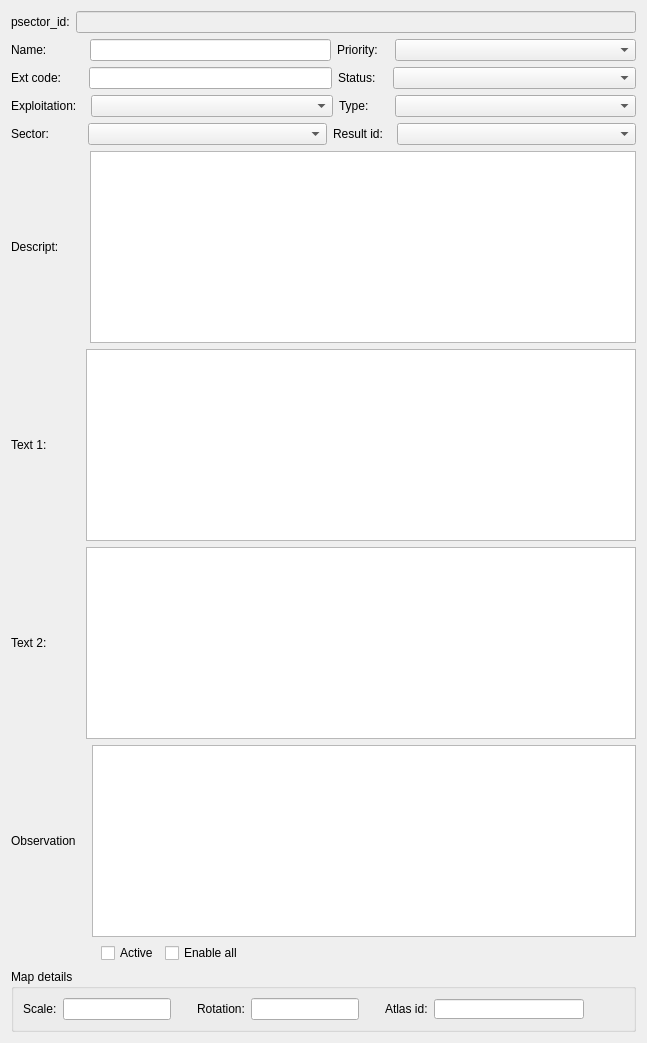
     <widget class="QWidget" name="General">
      <attribute name="title">
       <string>General</string>
      </attribute>
      <layout class="QVBoxLayout" name="verticalLayout_3">
       <item>
        <layout class="QHBoxLayout" name="horizontalLayout_10">
         <item>
          <widget class="QLabel" name="lbl_psector_id">
           <property name="text">
            <string>psector_id:</string>
           </property>
          </widget>
         </item>
         <item>
          <widget class="QLineEdit" name="psector_id">
           <property name="enabled">
            <bool>false</bool>
           </property>
          </widget>
         </item>
        </layout>
       </item>
       <item>
        <layout class="QHBoxLayout" name="horizontalLayout_9">
         <item>
          <widget class="QLabel" name="label_2">
           <property name="toolTip">
            <string>tooltip original name puesto en el ui</string>
           </property>
           <property name="text">
            <string>Name:</string>
           </property>
          </widget>
         </item>
         <item>
          <spacer name="horizontalSpacer_2">
           <property name="orientation">
            <enum>Qt::Horizontal</enum>
           </property>
           <property name="sizeType">
            <enum>QSizePolicy::Fixed</enum>
           </property>
           <property name="sizeHint" stdset="0">
            <size>
             <width>37</width>
             <height>20</height>
            </size>
           </property>
          </spacer>
         </item>
         <item>
          <widget class="QLineEdit" name="name">
           <property name="sizePolicy">
            <sizepolicy hsizetype="Expanding" vsizetype="Fixed">
             <horstretch>0</horstretch>
             <verstretch>0</verstretch>
            </sizepolicy>
           </property>
           <property name="minimumSize">
            <size>
             <width>150</width>
             <height>0</height>
            </size>
           </property>
          </widget>
         </item>
         <item>
          <widget class="QLabel" name="label_3">
           <property name="text">
            <string>Priority:</string>
           </property>
          </widget>
         </item>
         <item>
          <spacer name="horizontalSpacer_3">
           <property name="orientation">
            <enum>Qt::Horizontal</enum>
           </property>
           <property name="sizeType">
            <enum>QSizePolicy::Fixed</enum>
           </property>
           <property name="sizeHint" stdset="0">
            <size>
             <width>11</width>
             <height>20</height>
            </size>
           </property>
          </spacer>
         </item>
         <item>
          <widget class="QComboBox" name="priority">
           <property name="sizePolicy">
            <sizepolicy hsizetype="Expanding" vsizetype="Preferred">
             <horstretch>0</horstretch>
             <verstretch>0</verstretch>
            </sizepolicy>
           </property>
          </widget>
         </item>
        </layout>
       </item>
       <item>
        <layout class="QHBoxLayout" name="horizontalLayout_8">
         <item>
          <widget class="QLabel" name="label_4">
           <property name="toolTip">
            <string>tooltip original ext code puesto en el ui</string>
           </property>
           <property name="text">
            <string>Ext code:</string>
           </property>
          </widget>
         </item>
         <item>
          <spacer name="horizontalSpacer_4">
           <property name="orientation">
            <enum>Qt::Horizontal</enum>
           </property>
           <property name="sizeType">
            <enum>QSizePolicy::Fixed</enum>
           </property>
           <property name="sizeHint" stdset="0">
            <size>
             <width>22</width>
             <height>20</height>
            </size>
           </property>
          </spacer>
         </item>
         <item>
          <widget class="QLineEdit" name="ext_code"/>
         </item>
         <item>
          <widget class="QLabel" name="label_8">
           <property name="text">
            <string>Status:</string>
           </property>
          </widget>
         </item>
         <item>
          <spacer name="horizontalSpacer_5">
           <property name="orientation">
            <enum>Qt::Horizontal</enum>
           </property>
           <property name="sizeType">
            <enum>QSizePolicy::Fixed</enum>
           </property>
           <property name="sizeHint" stdset="0">
            <size>
             <width>11</width>
             <height>20</height>
            </size>
           </property>
          </spacer>
         </item>
         <item>
          <widget class="QComboBox" name="status">
           <property name="sizePolicy">
            <sizepolicy hsizetype="Expanding" vsizetype="Preferred">
             <horstretch>0</horstretch>
             <verstretch>0</verstretch>
            </sizepolicy>
           </property>
          </widget>
         </item>
        </layout>
       </item>
       <item>
        <layout class="QHBoxLayout" name="horizontalLayout_7">
         <item>
          <widget class="QLabel" name="label_5">
           <property name="text">
            <string>Exploitation:</string>
           </property>
          </widget>
         </item>
         <item>
          <spacer name="horizontalSpacer_6">
           <property name="orientation">
            <enum>Qt::Horizontal</enum>
           </property>
           <property name="sizeType">
            <enum>QSizePolicy::Fixed</enum>
           </property>
           <property name="sizeHint" stdset="0">
            <size>
             <width>8</width>
             <height>20</height>
            </size>
           </property>
          </spacer>
         </item>
         <item>
          <widget class="QComboBox" name="expl_id">
           <property name="sizePolicy">
            <sizepolicy hsizetype="Expanding" vsizetype="Fixed">
             <horstretch>0</horstretch>
             <verstretch>0</verstretch>
            </sizepolicy>
           </property>
          </widget>
         </item>
         <item>
          <widget class="QLabel" name="label_9">
           <property name="text">
            <string>Type:</string>
           </property>
          </widget>
         </item>
         <item>
          <spacer name="horizontalSpacer_7">
           <property name="orientation">
            <enum>Qt::Horizontal</enum>
           </property>
           <property name="sizeType">
            <enum>QSizePolicy::Fixed</enum>
           </property>
           <property name="sizeHint" stdset="0">
            <size>
             <width>20</width>
             <height>20</height>
            </size>
           </property>
          </spacer>
         </item>
         <item>
          <widget class="QComboBox" name="psector_type">
           <property name="sizePolicy">
            <sizepolicy hsizetype="Expanding" vsizetype="Fixed">
             <horstretch>0</horstretch>
             <verstretch>0</verstretch>
            </sizepolicy>
           </property>
          </widget>
         </item>
        </layout>
       </item>
       <item>
        <layout class="QHBoxLayout" name="horizontalLayout_6">
         <item>
          <widget class="QLabel" name="lbl_sector">
           <property name="text">
            <string>Sector:</string>
           </property>
          </widget>
         </item>
         <item>
          <spacer name="horizontalSpacer_8">
           <property name="orientation">
            <enum>Qt::Horizontal</enum>
           </property>
           <property name="sizeType">
            <enum>QSizePolicy::Fixed</enum>
           </property>
           <property name="sizeHint" stdset="0">
            <size>
             <width>33</width>
             <height>20</height>
            </size>
           </property>
          </spacer>
         </item>
         <item>
          <widget class="QComboBox" name="sector_id">
           <property name="sizePolicy">
            <sizepolicy hsizetype="Expanding" vsizetype="Fixed">
             <horstretch>0</horstretch>
             <verstretch>0</verstretch>
            </sizepolicy>
           </property>
          </widget>
         </item>
         <item>
          <widget class="QLabel" name="lbl_result_id">
           <property name="text">
            <string>Result id:</string>
           </property>
          </widget>
         </item>
         <item>
          <spacer name="horizontalSpacer_9">
           <property name="orientation">
            <enum>Qt::Horizontal</enum>
           </property>
           <property name="sizeType">
            <enum>QSizePolicy::Fixed</enum>
           </property>
           <property name="sizeHint" stdset="0">
            <size>
             <width>8</width>
             <height>20</height>
            </size>
           </property>
          </spacer>
         </item>
         <item>
          <widget class="QComboBox" name="result_id">
           <property name="sizePolicy">
            <sizepolicy hsizetype="Expanding" vsizetype="Fixed">
             <horstretch>0</horstretch>
             <verstretch>0</verstretch>
            </sizepolicy>
           </property>
          </widget>
         </item>
        </layout>
       </item>
       <item>
        <layout class="QHBoxLayout" name="horizontalLayout_5">
         <item>
          <widget class="QLabel" name="label_7">
           <property name="text">
            <string>Descript:</string>
           </property>
          </widget>
         </item>
         <item>
          <spacer name="horizontalSpacer_10">
           <property name="orientation">
            <enum>Qt::Horizontal</enum>
           </property>
           <property name="sizeType">
            <enum>QSizePolicy::Fixed</enum>
           </property>
           <property name="sizeHint" stdset="0">
            <size>
             <width>25</width>
             <height>20</height>
            </size>
           </property>
          </spacer>
         </item>
         <item>
          <widget class="QTextEdit" name="descript"/>
         </item>
        </layout>
       </item>
       <item>
        <layout class="QHBoxLayout" name="horizontalLayout_4">
         <item>
          <widget class="QLabel" name="label_11">
           <property name="text">
            <string>Text 1:</string>
           </property>
          </widget>
         </item>
         <item>
          <spacer name="horizontalSpacer_11">
           <property name="orientation">
            <enum>Qt::Horizontal</enum>
           </property>
           <property name="sizeType">
            <enum>QSizePolicy::Fixed</enum>
           </property>
           <property name="sizeHint" stdset="0">
            <size>
             <width>33</width>
             <height>20</height>
            </size>
           </property>
          </spacer>
         </item>
         <item>
          <widget class="QTextEdit" name="text1"/>
         </item>
        </layout>
       </item>
       <item>
        <layout class="QHBoxLayout" name="horizontalLayout_2">
         <item>
          <widget class="QLabel" name="label_12">
           <property name="text">
            <string>Text 2:</string>
           </property>
          </widget>
         </item>
         <item>
          <spacer name="horizontalSpacer_13">
           <property name="orientation">
            <enum>Qt::Horizontal</enum>
           </property>
           <property name="sizeType">
            <enum>QSizePolicy::Fixed</enum>
           </property>
           <property name="sizeHint" stdset="0">
            <size>
             <width>33</width>
             <height>20</height>
            </size>
           </property>
          </spacer>
         </item>
         <item>
          <widget class="QTextEdit" name="text2"/>
         </item>
        </layout>
       </item>
       <item>
        <layout class="QHBoxLayout" name="horizontalLayout_3">
         <item>
          <widget class="QLabel" name="label_13">
           <property name="text">
            <string>Observation</string>
           </property>
          </widget>
         </item>
         <item>
          <spacer name="horizontalSpacer_12">
           <property name="orientation">
            <enum>Qt::Horizontal</enum>
           </property>
           <property name="sizeType">
            <enum>QSizePolicy::Fixed</enum>
           </property>
           <property name="sizeHint" stdset="0">
            <size>
             <width>10</width>
             <height>20</height>
            </size>
           </property>
          </spacer>
         </item>
         <item>
          <widget class="QTextEdit" name="observ"/>
         </item>
        </layout>
       </item>
       <item>
        <layout class="QHBoxLayout" name="horizontalLayout_11">
         <item>
          <spacer name="horizontalSpacer_14">
           <property name="orientation">
            <enum>Qt::Horizontal</enum>
           </property>
           <property name="sizeType">
            <enum>QSizePolicy::Fixed</enum>
           </property>
           <property name="sizeHint" stdset="0">
            <size>
             <width>90</width>
             <height>20</height>
            </size>
           </property>
          </spacer>
         </item>
         <item>
          <widget class="QCheckBox" name="active">
           <property name="text">
            <string>Active</string>
           </property>
          </widget>
         </item>
         <item>
          <widget class="QCheckBox" name="chk_enable_all">
           <property name="text">
            <string>Enable all</string>
           </property>
          </widget>
         </item>
         <item>
          <spacer name="horizontalSpacer_15">
           <property name="orientation">
            <enum>Qt::Horizontal</enum>
           </property>
           <property name="sizeHint" stdset="0">
            <size>
             <width>40</width>
             <height>20</height>
            </size>
           </property>
          </spacer>
         </item>
        </layout>
       </item>
       <item>
        <widget class="QGroupBox" name="groupBox">
         <property name="title">
          <string>Map details</string>
         </property>
         <layout class="QGridLayout" name="gridLayout">
          <item row="0" column="0">
           <layout class="QHBoxLayout" name="horizontalLayout_12">
            <item>
             <widget class="QLabel" name="label_15">
              <property name="text">
               <string>Scale:</string>
              </property>
             </widget>
            </item>
            <item>
             <widget class="QLineEdit" name="scale"/>
            </item>
            <item>
             <spacer name="horizontalSpacer_16">
              <property name="orientation">
               <enum>Qt::Horizontal</enum>
              </property>
              <property name="sizeType">
               <enum>QSizePolicy::Fixed</enum>
              </property>
              <property name="sizeHint" stdset="0">
               <size>
                <width>20</width>
                <height>20</height>
               </size>
              </property>
             </spacer>
            </item>
            <item>
             <widget class="QLabel" name="label_14">
              <property name="text">
               <string>Rotation:</string>
              </property>
             </widget>
            </item>
            <item>
             <widget class="QLineEdit" name="rotation"/>
            </item>
            <item>
             <spacer name="horizontalSpacer_17">
              <property name="orientation">
               <enum>Qt::Horizontal</enum>
              </property>
              <property name="sizeType">
               <enum>QSizePolicy::Fixed</enum>
              </property>
              <property name="sizeHint" stdset="0">
               <size>
                <width>20</width>
                <height>20</height>
               </size>
              </property>
             </spacer>
            </item>
            <item>
             <widget class="QLabel" name="label_16">
              <property name="text">
               <string>Atlas id:</string>
              </property>
             </widget>
            </item>
            <item>
             <widget class="QLineEdit" name="atlas_id">
              <property name="sizePolicy">
               <sizepolicy hsizetype="Preferred" vsizetype="Preferred">
                <horstretch>0</horstretch>
                <verstretch>0</verstretch>
               </sizepolicy>
              </property>
              <property name="minimumSize">
               <size>
                <width>150</width>
                <height>0</height>
               </size>
              </property>
              <property name="maximumSize">
               <size>
                <width>1000</width>
                <height>20</height>
               </size>
              </property>
             </widget>
            </item>
            <item>
             <spacer name="horizontalSpacer_18">
              <property name="orientation">
               <enum>Qt::Horizontal</enum>
              </property>
              <property name="sizeHint" stdset="0">
               <size>
                <width>40</width>
                <height>20</height>
               </size>
              </property>
             </spacer>
            </item>
           </layout>
          </item>
         </layout>
        </widget>
       </item>
      </layout>
     </widget>
